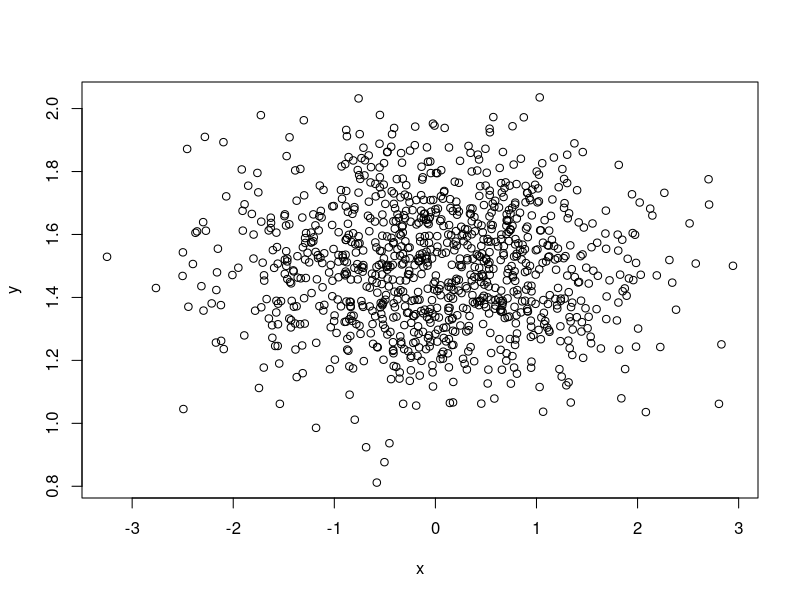
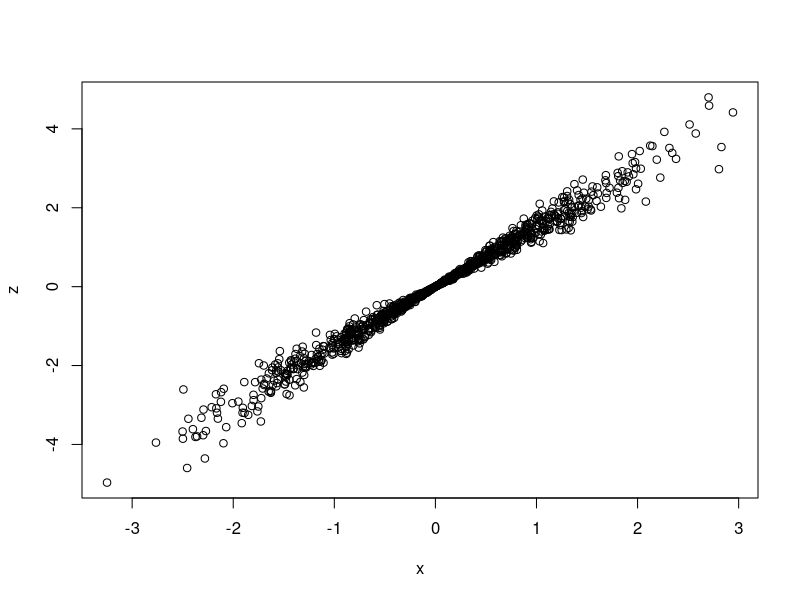

These figures' R source, in order:
## ---- chunk 1
knitr::opts_chunk$set(echo = TRUE)
## ---- chunk 2
x = rnorm(1000, 0, 1)
y = rnorm(1000, 1.5, 0.2)
plot(x, y)

z = x*y
plot(x, z)
